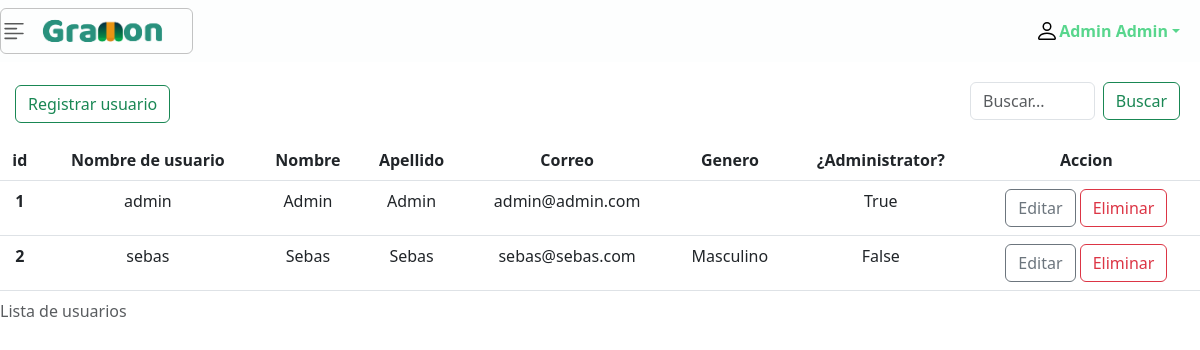
The app's page /list_user/ (signed in) with its own data.
### apps/adminusers_app/models.py (models this page shows, shortened)
class User(AbstractUser):
    GENDER_CHOICES = (
        ('Masculino', 'Masculino'),
        ('Femenino', 'Femenino')
    )
    gender = models.CharField(max_length=10, blank=True, choices=GENDER_CHOICES)
    email = models.EmailField(("email address"), unique=True)
    REQUIRED_FIELDS = ['first_name', 'last_name', 'email','is_superuser']
    full_name = models.CharField(max_length=100, default="", editable=False)
    objects = USerManager()

### apps/adminusers_app/views.py (the view)
# urls.py: path('list_user/',UserListView.as_view(),name='list_user'),
class UserListView(LoginRequiredMixin,MixingAdmin,ListView):
    model = User
    template_name = "users/list_user.html"
    context_object_name = 'users'
    paginate_by = 7
    login_url = reverse_lazy('user_app:login')
    def get_queryset(self):
        palabra_clave = self.request.GET.get('usuario','')
        return User.objects.listar_usuario(palabra_clave)

### apps/adminusers_app/managers.py (called while the page is built)
    def listar_usuario(self, palabra):
        consulta = self.filter(
            Q(first_name__icontains = palabra) |
            Q(last_name__icontains = palabra) |
            Q(id__icontains = palabra) |
            Q(email__icontains = palabra)).order_by('id')
        return consulta

### apps/adminusers_app/mixing_admin.py (called while the page is built)
    def dispatch(self, request, *args, **kwargs):
        if request.user.is_superuser:
            return super(MixingAdmin, self).dispatch(request, *args, **kwargs)
        return redirect('user_app:home')

### templates/users/list_user.html (shortened to what this page needs)
{% extends 'base.html' %}
{% load static %}
{% block content %}
    <div class="d-flex justify-content-between align-items-center" style="width: 100%;">
        <a style="text-align: center; margin-top: 20px; margin-left: 15px; margin-bottom: 15px;" class="btn btn-outline-success" role="button" href="{% url 'admin_app:create_user' %}">
          Registrar usuario
        </a>
        <form class="d-flex" method="get" style="padding: 20px 20px; width: 250px;">{% csrf_token %}
          <input class="form-control me-2" type="search" placeholder="Buscar..." aria-label="Search" name="usuario" id="usuario">
          <button class="btn btn-outline-success" type="submit">Buscar</button>
        </form>
      </div>
    <div class="table-responsive">
        <table class="table table-hover" style="text-align: center;" >
            <caption>Lista de usuarios</caption>
            <thead>
            <tr>
                <th scope="col">id</th>
                <th scope="col">Nombre de usuario</th>
                <th scope="col">Nombre</th>
                <th scope="col">Apellido</th>
                <th scope="col">Correo</th>
                <th scope="col">Genero</th>
                <th scope="col">¿Administrator?</th>
                <th scope="colgroup" style="text-align: center;">Accion</th>
            </tr>
            </thead>
            <tbody>
                {% for u in users %}
                <tr>
                    <th scope="row">{{u.id}}</th>
                    <td>{{u.username}}</td>
                    <td>{{u.first_name}}</td>
                    <td>{{u.last_name}}</td>
                    <td>{{u.email}}</td>
                    <td>{{u.gender}}</td>
                    <td>{{u.is_superuser}}</td>
                    <td>
                        <a type="button" type="button" class="btn btn-outline-secondary mod" href="{% url 'admin_app:update_user' u.id %}">
                            Editar
                        </a>
                        <button type="button" class="btn btn-outline-danger" data-bs-toggle="modal" data-bs-target="#staticBackdrop{{u.id}}">
                            Eliminar
                        </button>
                    </td>
                </tr>
            {% endfor %}
            </tbody>
        </table>
    </div>
{% endblock content %}

### templates/includes/nav.html (shortened to what this page needs)
{% load static %}
<nav class="navbar sticky-top container-fluid" id="nav_principal">
    <button class="navbar-toggler icon_principal" data-bs-toggle="offcanvas" data-bs-target="#dropdown_menu" aria-controls="dropdown_menu">
        <img src="{% static 'img/icon-gramon.png' %}" alt="GraMon" id="icon-gramon">
    </button>
    <div class="dropdown" id="icon-user">
        <a href="#" class="d-flex align-items-center text-decoration-none dropdown-toggle title_name"
            data-bs-toggle="dropdown" aria-expanded="false">
            <img src="{% static 'img/icons/person.svg' %}" alt="User" width="24" height="24">
            <strong>{{ request.user.first_name }} {{ request.user.last_name }}</strong>
        </a>
    </div>
</nav>

### static/css/includes/nav_style.css (style rules this page uses)
#nav_principal { background-color:#FDFEFE; }
.navbar-toggler.icon_principal { background-color: transparent; padding: 0; outline: none; }
#icon-gramon { width: 180px; margin-left: -20px; }
#icon-user { margin-right: 20px; }
.title_name { color: #58D68D; }
.navbar-toggler { border: none; padding: 0; background: none; }
.icon_principal { border: 1px solid rgba(136, 136, 136, 0.5); padding-left: 5px; }

### static/css/base.css (style rules this page uses)
html, body { margin: 0; padding: 0; height: 100%; }
.content { min-height: 100vh; display: flex; flex-direction: column; }

### records on screen
User: user.first_name "Admin", user.last_name "Admin", id "1", username "admin", first_name "Admin", last_name "Admin", email "admin@admin.com", is_superuser "True"
User: id "2", username "sebas", first_name "Sebas", last_name "Sebas", email "sebas@sebas.com", gender "Masculino", is_superuser "False"
